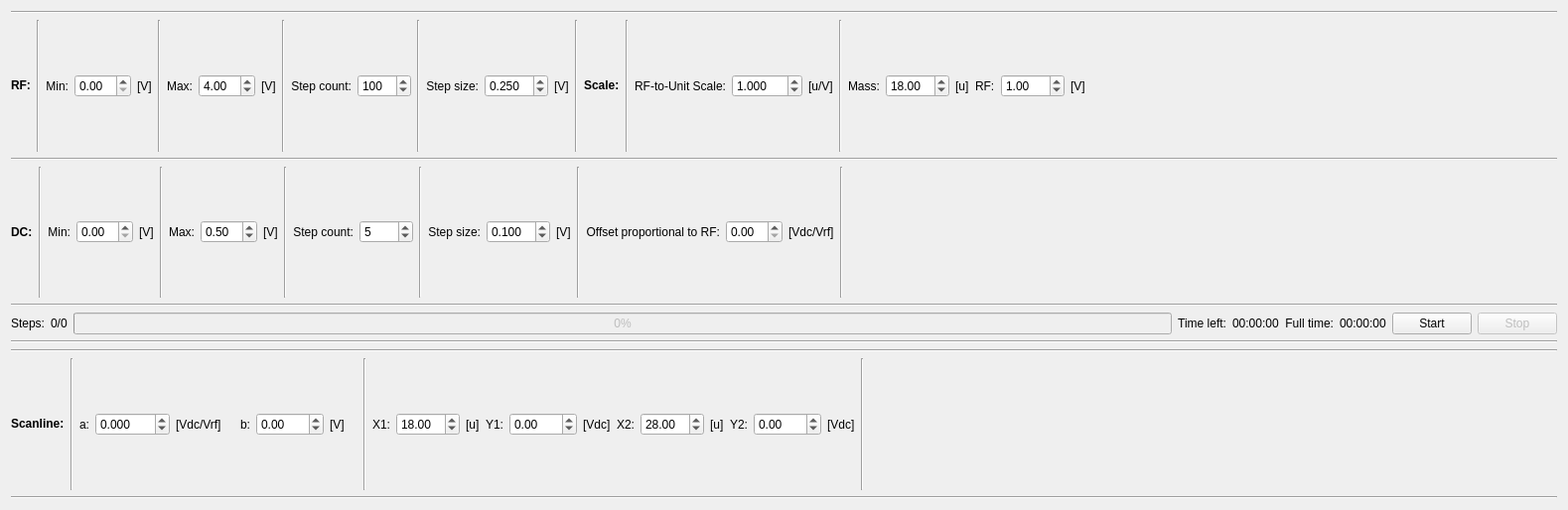
<?xml version="1.0" encoding="UTF-8"?>
<ui version="4.0">
 <class>map_control</class>
 <widget class="QWidget" name="map_control">
  <property name="geometry">
   <rect>
    <x>0</x>
    <y>0</y>
    <width>1579</width>
    <height>514</height>
   </rect>
  </property>
  <property name="windowTitle">
   <string>Form</string>
  </property>
  <layout class="QVBoxLayout" name="verticalLayout">
   <item>
    <widget class="Line" name="line_121">
     <property name="orientation">
      <enum>Qt::Horizontal</enum>
     </property>
    </widget>
   </item>
   <item>
    <layout class="QHBoxLayout" name="horizontalLayout">
     <item>
      <widget class="QLabel" name="rf_label">
       <property name="text">
        <string>&lt;html&gt;&lt;head/&gt;&lt;body&gt;&lt;p&gt;&lt;span style=&quot; font-weight:600;&quot;&gt;RF:&lt;/span&gt;&lt;/p&gt;&lt;/body&gt;&lt;/html&gt;</string>
       </property>
      </widget>
     </item>
     <item>
      <widget class="Line" name="line_100">
       <property name="orientation">
        <enum>Qt::Vertical</enum>
       </property>
      </widget>
     </item>
     <item>
      <widget class="QLabel" name="rf_min_label">
       <property name="text">
        <string>Min:</string>
       </property>
       <property name="alignment">
        <set>Qt::AlignRight|Qt::AlignTrailing|Qt::AlignVCenter</set>
       </property>
      </widget>
     </item>
     <item>
      <widget class="QDoubleSpinBox" name="rf_min_spinbox"/>
     </item>
     <item>
      <widget class="QLabel" name="rf_min_unit_label">
       <property name="text">
        <string>[V]</string>
       </property>
      </widget>
     </item>
     <item>
      <widget class="Line" name="line_104">
       <property name="orientation">
        <enum>Qt::Vertical</enum>
       </property>
      </widget>
     </item>
     <item>
      <widget class="QLabel" name="rf_max_label">
       <property name="text">
        <string>Max:</string>
       </property>
       <property name="alignment">
        <set>Qt::AlignRight|Qt::AlignTrailing|Qt::AlignVCenter</set>
       </property>
      </widget>
     </item>
     <item>
      <widget class="QDoubleSpinBox" name="rf_max_spinbox">
       <property name="value">
        <double>4.000000000000000</double>
       </property>
      </widget>
     </item>
     <item>
      <widget class="QLabel" name="rf_max_unit_label">
       <property name="text">
        <string>[V]</string>
       </property>
      </widget>
     </item>
     <item>
      <widget class="Line" name="line_105">
       <property name="orientation">
        <enum>Qt::Vertical</enum>
       </property>
      </widget>
     </item>
     <item>
      <widget class="QLabel" name="rf_step_count_label">
       <property name="text">
        <string>Step count:</string>
       </property>
       <property name="alignment">
        <set>Qt::AlignRight|Qt::AlignTrailing|Qt::AlignVCenter</set>
       </property>
      </widget>
     </item>
     <item>
      <widget class="QSpinBox" name="rf_step_count_spinbox">
       <property name="minimum">
        <number>2</number>
       </property>
       <property name="maximum">
        <number>9999</number>
       </property>
       <property name="value">
        <number>100</number>
       </property>
      </widget>
     </item>
     <item>
      <widget class="Line" name="line_106">
       <property name="orientation">
        <enum>Qt::Vertical</enum>
       </property>
      </widget>
     </item>
     <item>
      <widget class="QLabel" name="rf_step_size_label">
       <property name="text">
        <string>Step size:</string>
       </property>
       <property name="alignment">
        <set>Qt::AlignRight|Qt::AlignTrailing|Qt::AlignVCenter</set>
       </property>
      </widget>
     </item>
     <item>
      <widget class="QDoubleSpinBox" name="rf_step_size_spinbox">
       <property name="decimals">
        <number>3</number>
       </property>
       <property name="minimum">
        <double>0.001000000000000</double>
       </property>
       <property name="value">
        <double>0.250000000000000</double>
       </property>
      </widget>
     </item>
     <item>
      <widget class="QLabel" name="rf_step_size_unit_label">
       <property name="text">
        <string>[V]</string>
       </property>
      </widget>
     </item>
     <item>
      <widget class="Line" name="line_102">
       <property name="orientation">
        <enum>Qt::Vertical</enum>
       </property>
      </widget>
     </item>
     <item>
      <widget class="QLabel" name="scale_label">
       <property name="text">
        <string>&lt;html&gt;&lt;head/&gt;&lt;body&gt;&lt;p&gt;&lt;span style=&quot; font-weight:600;&quot;&gt;Scale:&lt;/span&gt;&lt;/p&gt;&lt;/body&gt;&lt;/html&gt;</string>
       </property>
      </widget>
     </item>
     <item>
      <widget class="Line" name="line_103">
       <property name="orientation">
        <enum>Qt::Vertical</enum>
       </property>
      </widget>
     </item>
     <item>
      <widget class="QLabel" name="rf_u_scale_label">
       <property name="text">
        <string>RF-to-Unit Scale:</string>
       </property>
       <property name="alignment">
        <set>Qt::AlignRight|Qt::AlignTrailing|Qt::AlignVCenter</set>
       </property>
      </widget>
     </item>
     <item>
      <widget class="QDoubleSpinBox" name="rf_u_scale_spinbox">
       <property name="enabled">
        <bool>true</bool>
       </property>
       <property name="decimals">
        <number>3</number>
       </property>
       <property name="minimum">
        <double>0.001000000000000</double>
       </property>
       <property name="maximum">
        <double>999.000000000000000</double>
       </property>
       <property name="value">
        <double>1.000000000000000</double>
       </property>
      </widget>
     </item>
     <item>
      <widget class="QLabel" name="rf_u_scale_unit_label">
       <property name="text">
        <string>[u/V]</string>
       </property>
      </widget>
     </item>
     <item>
      <widget class="Line" name="line_101">
       <property name="orientation">
        <enum>Qt::Vertical</enum>
       </property>
      </widget>
     </item>
     <item>
      <widget class="QLabel" name="scale_mass_label">
       <property name="text">
        <string>Mass:</string>
       </property>
      </widget>
     </item>
     <item>
      <widget class="QDoubleSpinBox" name="mass_spinbox">
       <property name="enabled">
        <bool>true</bool>
       </property>
       <property name="minimum">
        <double>0.010000000000000</double>
       </property>
       <property name="maximum">
        <double>999.000000000000000</double>
       </property>
       <property name="value">
        <double>18.000000000000000</double>
       </property>
      </widget>
     </item>
     <item>
      <widget class="QLabel" name="scale_mass_unit_label">
       <property name="text">
        <string>[u]</string>
       </property>
      </widget>
     </item>
     <item>
      <widget class="QLabel" name="scale_rf_label">
       <property name="text">
        <string>RF:</string>
       </property>
      </widget>
     </item>
     <item>
      <widget class="QDoubleSpinBox" name="rf_spinbox">
       <property name="enabled">
        <bool>true</bool>
       </property>
       <property name="maximum">
        <double>999.000000000000000</double>
       </property>
       <property name="value">
        <double>1.000000000000000</double>
       </property>
      </widget>
     </item>
     <item>
      <widget class="QLabel" name="scale_rf_unit_label">
       <property name="text">
        <string>[V]</string>
       </property>
      </widget>
     </item>
     <item>
      <spacer name="horizontalSpacer">
       <property name="orientation">
        <enum>Qt::Horizontal</enum>
       </property>
       <property name="sizeHint" stdset="0">
        <size>
         <width>40</width>
         <height>20</height>
        </size>
       </property>
      </spacer>
     </item>
    </layout>
   </item>
   <item>
    <widget class="Line" name="line_119">
     <property name="orientation">
      <enum>Qt::Horizontal</enum>
     </property>
    </widget>
   </item>
   <item>
    <layout class="QHBoxLayout" name="horizontalLayout_2">
     <item>
      <widget class="QLabel" name="dc_label">
       <property name="text">
        <string>&lt;html&gt;&lt;head/&gt;&lt;body&gt;&lt;p&gt;&lt;span style=&quot; font-weight:600;&quot;&gt;DC:&lt;/span&gt;&lt;/p&gt;&lt;/body&gt;&lt;/html&gt;</string>
       </property>
      </widget>
     </item>
     <item>
      <widget class="Line" name="line_109">
       <property name="orientation">
        <enum>Qt::Vertical</enum>
       </property>
      </widget>
     </item>
     <item>
      <widget class="QLabel" name="dc_min_label">
       <property name="text">
        <string>Min:</string>
       </property>
       <property name="alignment">
        <set>Qt::AlignRight|Qt::AlignTrailing|Qt::AlignVCenter</set>
       </property>
      </widget>
     </item>
     <item>
      <widget class="QDoubleSpinBox" name="dc_min_spinbox"/>
     </item>
     <item>
      <widget class="QLabel" name="dc_max_label">
       <property name="text">
        <string>[V]</string>
       </property>
      </widget>
     </item>
     <item>
      <widget class="Line" name="line_110">
       <property name="orientation">
        <enum>Qt::Vertical</enum>
       </property>
      </widget>
     </item>
     <item>
      <widget class="QLabel" name="dc_max_label_2">
       <property name="text">
        <string>Max:</string>
       </property>
       <property name="alignment">
        <set>Qt::AlignRight|Qt::AlignTrailing|Qt::AlignVCenter</set>
       </property>
      </widget>
     </item>
     <item>
      <widget class="QDoubleSpinBox" name="dc_max_spinbox">
       <property name="value">
        <double>0.500000000000000</double>
       </property>
      </widget>
     </item>
     <item>
      <widget class="QLabel" name="dc_max_unit_label">
       <property name="text">
        <string>[V]</string>
       </property>
      </widget>
     </item>
     <item>
      <widget class="Line" name="line_111">
       <property name="orientation">
        <enum>Qt::Vertical</enum>
       </property>
      </widget>
     </item>
     <item>
      <widget class="QLabel" name="dc_step_count_label">
       <property name="text">
        <string>Step count:</string>
       </property>
       <property name="alignment">
        <set>Qt::AlignRight|Qt::AlignTrailing|Qt::AlignVCenter</set>
       </property>
      </widget>
     </item>
     <item>
      <widget class="QSpinBox" name="dc_step_count_spinbox">
       <property name="minimum">
        <number>2</number>
       </property>
       <property name="maximum">
        <number>9999</number>
       </property>
       <property name="value">
        <number>5</number>
       </property>
      </widget>
     </item>
     <item>
      <widget class="Line" name="line_112">
       <property name="orientation">
        <enum>Qt::Vertical</enum>
       </property>
      </widget>
     </item>
     <item>
      <widget class="QLabel" name="dc_step_size_label">
       <property name="text">
        <string>Step size:</string>
       </property>
       <property name="alignment">
        <set>Qt::AlignRight|Qt::AlignTrailing|Qt::AlignVCenter</set>
       </property>
      </widget>
     </item>
     <item>
      <widget class="QDoubleSpinBox" name="dc_step_size_spinbox">
       <property name="decimals">
        <number>3</number>
       </property>
       <property name="minimum">
        <double>0.001000000000000</double>
       </property>
       <property name="value">
        <double>0.100000000000000</double>
       </property>
      </widget>
     </item>
     <item>
      <widget class="QLabel" name="dc_step_size_unit_label">
       <property name="text">
        <string>[V]</string>
       </property>
      </widget>
     </item>
     <item>
      <widget class="Line" name="line_107">
       <property name="orientation">
        <enum>Qt::Vertical</enum>
       </property>
      </widget>
     </item>
     <item>
      <widget class="QLabel" name="dc_offset_map_label">
       <property name="text">
        <string>Offset proportional to RF:</string>
       </property>
       <property name="alignment">
        <set>Qt::AlignRight|Qt::AlignTrailing|Qt::AlignVCenter</set>
       </property>
      </widget>
     </item>
     <item>
      <widget class="QDoubleSpinBox" name="dc_offset_spinbox">
       <property name="enabled">
        <bool>true</bool>
       </property>
      </widget>
     </item>
     <item>
      <widget class="QLabel" name="dc_offset_map_unit_label">
       <property name="text">
        <string>[Vdc/Vrf]</string>
       </property>
      </widget>
     </item>
     <item>
      <widget class="Line" name="line_108">
       <property name="orientation">
        <enum>Qt::Vertical</enum>
       </property>
      </widget>
     </item>
     <item>
      <spacer name="horizontalSpacer_2">
       <property name="orientation">
        <enum>Qt::Horizontal</enum>
       </property>
       <property name="sizeHint" stdset="0">
        <size>
         <width>40</width>
         <height>20</height>
        </size>
       </property>
      </spacer>
     </item>
    </layout>
   </item>
   <item>
    <widget class="Line" name="line_116">
     <property name="orientation">
      <enum>Qt::Horizontal</enum>
     </property>
    </widget>
   </item>
   <item>
    <layout class="QHBoxLayout" name="horizontalLayout_3">
     <item>
      <widget class="QLabel" name="steps_label">
       <property name="text">
        <string>Steps:</string>
       </property>
       <property name="alignment">
        <set>Qt::AlignRight|Qt::AlignTrailing|Qt::AlignVCenter</set>
       </property>
      </widget>
     </item>
     <item>
      <widget class="QLabel" name="steps_label_value_label">
       <property name="text">
        <string>0/0</string>
       </property>
      </widget>
     </item>
     <item>
      <widget class="QProgressBar" name="progessbar">
       <property name="enabled">
        <bool>false</bool>
       </property>
       <property name="value">
        <number>0</number>
       </property>
      </widget>
     </item>
     <item>
      <widget class="QLabel" name="time_left_label_2">
       <property name="text">
        <string>Time left:</string>
       </property>
       <property name="alignment">
        <set>Qt::AlignRight|Qt::AlignTrailing|Qt::AlignVCenter</set>
       </property>
      </widget>
     </item>
     <item>
      <widget class="QLabel" name="time_left_label">
       <property name="text">
        <string>00:00:00</string>
       </property>
      </widget>
     </item>
     <item>
      <widget class="QLabel" name="full_time_label">
       <property name="text">
        <string>Full time:</string>
       </property>
       <property name="alignment">
        <set>Qt::AlignRight|Qt::AlignTrailing|Qt::AlignVCenter</set>
       </property>
      </widget>
     </item>
     <item>
      <widget class="QLabel" name="full_time_value_label">
       <property name="text">
        <string>00:00:00</string>
       </property>
      </widget>
     </item>
     <item>
      <widget class="QPushButton" name="start_push_button">
       <property name="enabled">
        <bool>true</bool>
       </property>
       <property name="text">
        <string>Start</string>
       </property>
      </widget>
     </item>
     <item>
      <widget class="QPushButton" name="stop_push_button">
       <property name="enabled">
        <bool>false</bool>
       </property>
       <property name="text">
        <string>Stop</string>
       </property>
      </widget>
     </item>
    </layout>
   </item>
   <item>
    <widget class="Line" name="line_117">
     <property name="orientation">
      <enum>Qt::Horizontal</enum>
     </property>
    </widget>
   </item>
   <item>
    <widget class="Line" name="line_120">
     <property name="orientation">
      <enum>Qt::Horizontal</enum>
     </property>
    </widget>
   </item>
   <item>
    <layout class="QHBoxLayout" name="horizontalLayout_4" stretch="0,0,0,0,0,0,0,0,0,0,0,0,0,0,0,0,0,0,0,0,0,0,5">
     <item>
      <widget class="QLabel" name="parameters_label">
       <property name="text">
        <string>&lt;html&gt;&lt;head/&gt;&lt;body&gt;&lt;p&gt;&lt;span style=&quot; font-weight:600;&quot;&gt;Scanline:&lt;/span&gt;&lt;/p&gt;&lt;/body&gt;&lt;/html&gt;</string>
       </property>
      </widget>
     </item>
     <item>
      <widget class="Line" name="line_113">
       <property name="orientation">
        <enum>Qt::Vertical</enum>
       </property>
      </widget>
     </item>
     <item>
      <widget class="QLabel" name="a_label">
       <property name="text">
        <string>a:</string>
       </property>
       <property name="alignment">
        <set>Qt::AlignRight|Qt::AlignTrailing|Qt::AlignVCenter</set>
       </property>
      </widget>
     </item>
     <item>
      <widget class="QDoubleSpinBox" name="a_spinbox">
       <property name="enabled">
        <bool>true</bool>
       </property>
       <property name="decimals">
        <number>3</number>
       </property>
       <property name="minimum">
        <double>-999.000000000000000</double>
       </property>
       <property name="maximum">
        <double>999.000000000000000</double>
       </property>
       <property name="singleStep">
        <double>0.250000000000000</double>
       </property>
      </widget>
     </item>
     <item>
      <widget class="QLabel" name="a_unit_label">
       <property name="text">
        <string>[Vdc/Vrf]    </string>
       </property>
      </widget>
     </item>
     <item>
      <widget class="QLabel" name="b_label">
       <property name="text">
        <string>b:</string>
       </property>
       <property name="alignment">
        <set>Qt::AlignRight|Qt::AlignTrailing|Qt::AlignVCenter</set>
       </property>
      </widget>
     </item>
     <item>
      <widget class="QDoubleSpinBox" name="b_spinbox">
       <property name="enabled">
        <bool>true</bool>
       </property>
       <property name="minimum">
        <double>-250.000000000000000</double>
       </property>
       <property name="maximum">
        <double>250.000000000000000</double>
       </property>
       <property name="singleStep">
        <double>0.100000000000000</double>
       </property>
      </widget>
     </item>
     <item>
      <widget class="QLabel" name="b_unit_label">
       <property name="text">
        <string>[V]    </string>
       </property>
      </widget>
     </item>
     <item>
      <widget class="Line" name="line_115">
       <property name="orientation">
        <enum>Qt::Vertical</enum>
       </property>
      </widget>
     </item>
     <item>
      <widget class="QLabel" name="x1_label">
       <property name="text">
        <string>X1:</string>
       </property>
       <property name="alignment">
        <set>Qt::AlignRight|Qt::AlignTrailing|Qt::AlignVCenter</set>
       </property>
      </widget>
     </item>
     <item>
      <widget class="QDoubleSpinBox" name="x1_spinbox">
       <property name="enabled">
        <bool>true</bool>
       </property>
       <property name="minimum">
        <double>0.010000000000000</double>
       </property>
       <property name="maximum">
        <double>999.000000000000000</double>
       </property>
       <property name="value">
        <double>18.000000000000000</double>
       </property>
      </widget>
     </item>
     <item>
      <widget class="QLabel" name="x1_unit_label">
       <property name="text">
        <string>[u]</string>
       </property>
      </widget>
     </item>
     <item>
      <widget class="QLabel" name="y1_label">
       <property name="text">
        <string>Y1:</string>
       </property>
       <property name="alignment">
        <set>Qt::AlignRight|Qt::AlignTrailing|Qt::AlignVCenter</set>
       </property>
      </widget>
     </item>
     <item>
      <widget class="QDoubleSpinBox" name="y1_spinbox">
       <property name="enabled">
        <bool>true</bool>
       </property>
       <property name="minimum">
        <double>-999.000000000000000</double>
       </property>
       <property name="maximum">
        <double>999.000000000000000</double>
       </property>
      </widget>
     </item>
     <item>
      <widget class="QLabel" name="y1_unit_label">
       <property name="text">
        <string>[Vdc]</string>
       </property>
      </widget>
     </item>
     <item>
      <widget class="QLabel" name="x2_label">
       <property name="text">
        <string>X2:</string>
       </property>
       <property name="alignment">
        <set>Qt::AlignRight|Qt::AlignTrailing|Qt::AlignVCenter</set>
       </property>
      </widget>
     </item>
     <item>
      <widget class="QDoubleSpinBox" name="x2_spinbox">
       <property name="enabled">
        <bool>true</bool>
       </property>
       <property name="minimum">
        <double>0.010000000000000</double>
       </property>
       <property name="maximum">
        <double>999.000000000000000</double>
       </property>
       <property name="value">
        <double>28.000000000000000</double>
       </property>
      </widget>
     </item>
     <item>
      <widget class="QLabel" name="x2_unit_label">
       <property name="text">
        <string>[u]</string>
       </property>
      </widget>
     </item>
     <item>
      <widget class="QLabel" name="y2_label">
       <property name="text">
        <string>Y2:</string>
       </property>
       <property name="alignment">
        <set>Qt::AlignRight|Qt::AlignTrailing|Qt::AlignVCenter</set>
       </property>
      </widget>
     </item>
     <item>
      <widget class="QDoubleSpinBox" name="y2_spinbox">
       <property name="enabled">
        <bool>true</bool>
       </property>
       <property name="minimum">
        <double>-999.000000000000000</double>
       </property>
       <property name="maximum">
        <double>999.000000000000000</double>
       </property>
      </widget>
     </item>
     <item>
      <widget class="QLabel" name="y2_unit_label">
       <property name="text">
        <string>[Vdc]</string>
       </property>
      </widget>
     </item>
     <item>
      <widget class="Line" name="line_114">
       <property name="orientation">
        <enum>Qt::Vertical</enum>
       </property>
      </widget>
     </item>
     <item>
      <spacer name="horizontalSpacer_3">
       <property name="orientation">
        <enum>Qt::Horizontal</enum>
       </property>
       <property name="sizeHint" stdset="0">
        <size>
         <width>40</width>
         <height>20</height>
        </size>
       </property>
      </spacer>
     </item>
    </layout>
   </item>
   <item>
    <widget class="Line" name="line_118">
     <property name="orientation">
      <enum>Qt::Horizontal</enum>
     </property>
    </widget>
   </item>
  </layout>
 </widget>
 <resources/>
 <connections/>
</ui>
